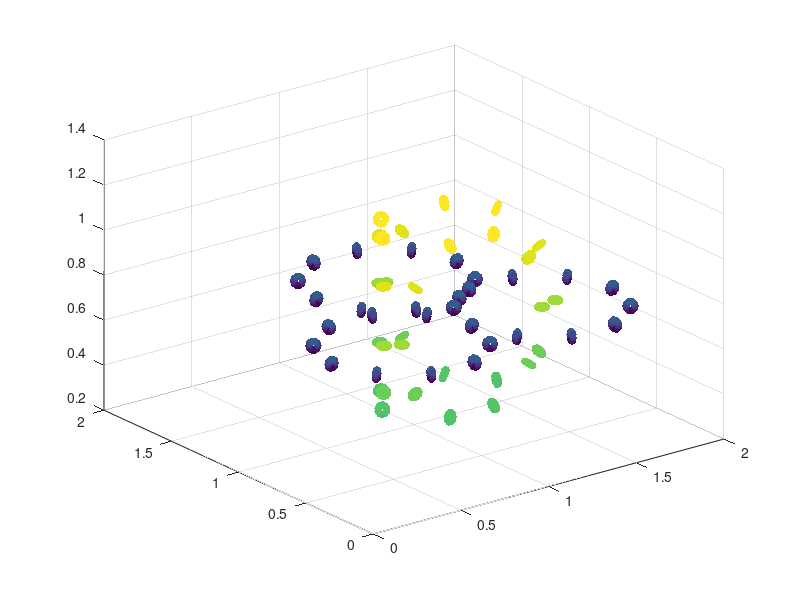

The MATLAB source for this figure: (Note: this script raises an error after producing the figure.)
R = 0.4;

t = 0:0.2*pi:2*pi
x1 = R*cos(t);
y1 = R*sin(t);
z1 = 0*t;

r = 0.02;
theta = 0:0.2*pi:2*pi;
ring_x = r*cos(theta');
ring_y = r*sin(theta');

basic_ring = [ring_x,ring_y,zeros(length(theta),1)];

   
Points1 = [];

for i = 1:length(t)
    
    alpha_x = -sin(t(i));
    alpha_y = cos(t(i));
    alpha_z = 0;
    
    A = [alpha_x, alpha_y, alpha_z];
    B = [0,0,1];
    v = cross(A,B);
    s = sqrt(v(1)^2+v(2)^2+v(3)^2);
    v_x = [0, -v(3),v(2);
           v(3),0,-v(1);
           -v(2),v(1),0];
    
    c = A*B';
    RM = eye(3)+v_x + v_x*v_x*(1-c)/s^2;

%      Rx = [1,0,0;
%       0,cos(alpha_x),-sin(alpha_x);
%       0,sin(alpha_x),cos(alpha_x)];
%   
% Ry = [cos(alpha_y),0,sin(alpha_y);
%       0,1,0;
%       -sin(alpha_y),0,cos(alpha_y)];
%   
% Rz = [cos(alpha_z),-sin(alpha_z),0;
%       sin(alpha_z),cos(alpha_z),0;
%       0,0,1];
%   
%   R = Rx*Ry*Rz;
    
    Points1 = [Points1;basic_ring*RM+[x1(i),y1(i),z1(i)]];

end



Points2 = Points1;
Points2(:,1) = Points2(:,1)+0.8;

Points3 = Points1;
Points3(:,1) = Points3(:,1)+0.45;
Points3(:,2) = Points3(:,2)+0.7;

%%
alpha_x = 0.5*pi;

Rx = [1,0,0;
      0,cos(alpha_x),-sin(alpha_x);
      0,sin(alpha_x),cos(alpha_x)];
  
  

Points4 = Points1*Rx;
Points4(:,1) = Points4(:,1)+0.45;

alpha_y = 0.5*pi;

Ry = [cos(alpha_y),0,sin(alpha_y);
      0,1,0;
      -sin(alpha_y),0,cos(alpha_y)];

alpha_z = -0.3*pi;

Rz = [cos(alpha_z),-sin(alpha_z),0;
      sin(alpha_z),cos(alpha_z),0;
      0,0,1];

Points5 = Points4*Rz;
Points5(:,1) = Points5(:,1)-0.1;


alpha_z = 0.3*pi;

Rz = [cos(alpha_z),-sin(alpha_z),0;
      sin(alpha_z),cos(alpha_z),0;
      0,0,1];

Points6 = Points4*Rz;

Points6(:,1) = Points6(:,1)+0.4;
Points6(:,2) = Points6(:,2)+0.72;

Points4(:,1) = Points4(:,1) -0.05;

%%
Points_A = [Points1;Points2;Points3]+0.7;
Points_B = [Points4;Points5;Points6]+0.7;


Points_Circle_A = Points_A;
Points_Circle_B = Points_B;


c_A = 0.2*(Points_A(:,3)-min(Points_A(:,3)))./(max(Points_A(:,3))-min(Points_A(:,3)));
c_B = 0.2*(Points_B(:,3)-min(Points_B(:,3)))./(max(Points_B(:,3))-min(Points_B(:,3)))+0.5;


figure()

scatter3(Points_A(:,1),Points_A(:,2),Points_A(:,3),30,c_A, 'filled')
hold on

scatter3(Points_B(:,1),Points_B(:,2),Points_B(:,3),30,c_B, 'filled')

hold on


scatter3(Train_Circle_A(:,1),Train_Circle_A(:,2),Train_Circle_A(:,3),30, 'filled')
hold on

scatter3(Train_Circle_B(:,1),Train_Circle_B(:,2),Train_Circle_B(:,3),30, 'filled')

colormap('jet')
axis equal
axis off

%%
Test_Circle_A = Points_A;
Test_Circle_B = Points_B;

dlmwrite('Test_Circle_A.txt', Test_Circle_A, 'delimiter',' ')
dlmwrite('Test_Circle_B.txt', Test_Circle_B, 'delimiter',' ')




